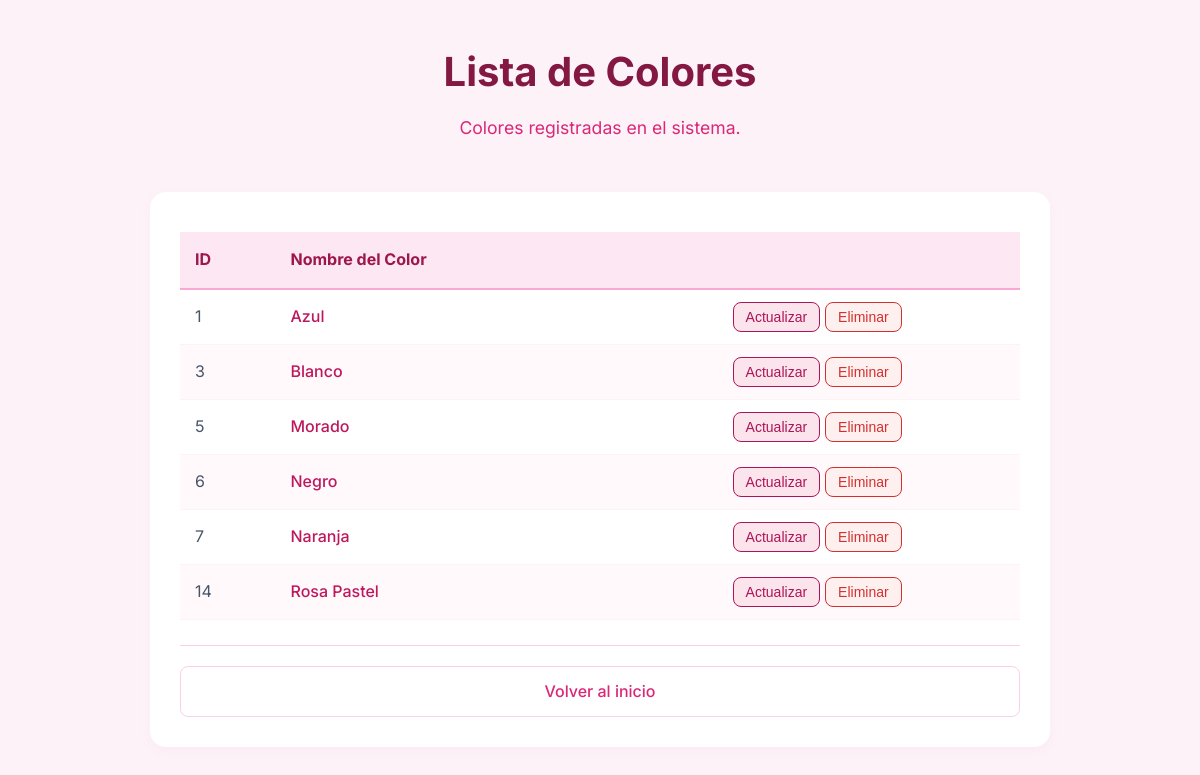
Page /controlador/consultarColor.php on the committed database.
### tables this page shows
CREATE TABLE `color` (
  `id_color` int NOT NULL,
  `nombre` varchar(30) DEFAULT NULL
);

### controlador/consultarColor.php (called while the page is built, shortened)
<?php
$database = new Conexion();
$db = $database->conectar();
$sql = "SELECT * FROM color";
$stmt = $db->prepare($sql);
$stmt->execute();
$resultados = $stmt->fetchAll(PDO::FETCH_ASSOC);
require_once "../vista/resultadoColor.php";
?>

### vista/resultadoColor.php (the view, shortened to what this page needs)
<!DOCTYPE html>
<html lang="es">
<head>
    <link rel="stylesheet" href="../estilos.css">
</head>
<body>
    <header>
        <h1>Lista de Colores</h1>
        <p>Colores registradas en el sistema.</p>
    </header>
    <main>
        <section class="tarjeta-resultado">
            <?php if (count($resultados) > 0): ?>
                <div class="contenedor-tabla">
                    <table class="tabla-rosita">
                        <thead>
                            <tr>
                                <th>ID</th>
                                <th>Nombre del Color</th>
                                <th> </th>
                            </tr>
                        </thead>
                        <tbody>
                            <?php foreach ($resultados as $fila): ?>
                                <tr>
                                    <td><?php echo $fila['id_color']; ?></td>
                                    <td style="font-weight: 500; color: #be185d;">
                                        <?php echo $fila['nombre']; ?>
                                    </td>
                                    <td>
                                        <div class="button-group" style="display: flex; gap: 5px;">
                                            <form action="../vista/editarColor.php" method="GET">
                                                <button type="submit" class="btn btn-update">Actualizar</button>
                                            </form>
                                            <form class="form-eliminar">
                                                <button type="button" class="btn btn-delete" onclick="eliminarRegistro(this)">Eliminar</button>
                                            </form>
                                        </div>
                                    </td>
                                </tr>
                            <?php endforeach; ?>
                        </tbody>
                    </table>
                </div>
            <?php else: ?>
                <div class="mensaje-vacio">
                    <p>No se encontraron colores registrados.</p>
                </div>
            <?php endif; ?>
            <div class="contenedor-volver">
                <a href="../index.php" class="btn-volver">Volver al inicio</a>
            </div>
        </section>
    </main>
</body>
</html>

### estilos.css (style rules this page uses)
* { margin: 0; padding: 0; box-sizing: border-box; }
body { font-family: 'Inter', system-ui, sans-serif; background-color: #fdf2f8; color: #475569; line-height: 1.6; padding: 40px 20px; }
header { text-align: center; margin-bottom: 50px; }
header h1 { color: #831843; font-size: 2.5rem; font-weight: 700; margin-bottom: 10px; }
header p { color: #db2777; font-size: 1.1rem; }
main { display: grid; grid-template-columns: repeat(auto-fit, minmax(300px, 1fr)); gap: 30px; max-width: 1100px; margin: 0 auto; }
section { background-color: #ffffff; padding: 30px; border-radius: 16px; box-shadow: 0 4px 6px -1px rgba(252, 231, 243, 0.5), 0 2px 4px -1px rgba(252, 231, 243, 0.3); transition: transform 0.3s ease, box-shadow 0.3s ease; }
a { display: block; text-align: center; text-decoration: none; padding: 12px 20px; background-color: #fce7f3; color: #be185d; border-radius: 8px; font-weight: 500; transition: all 0.2s ease; }
form { display: flex; flex-direction: column; gap: 25px; }
.contenedor-volver { margin-top: 25px; border-top: 1px solid #fbcfe8; padding-top: 20px; }
.btn-volver { background-color: transparent; color: #db2777; border: 1px solid #fbcfe8; }
.tarjeta-resultado { max-width: 900px; margin: 0 auto; width: 100%; }
.contenedor-tabla { overflow-x: auto; margin-bottom: 20px; }
.tabla-rosita { width: 100%; border-collapse: collapse; margin-top: 10px; background-color: white; }
.tabla-rosita th { background-color: #fce7f3; color: #9d174d; padding: 15px; text-align: left; font-weight: 700; border-bottom: 2px solid #f9a8d4; }
.tabla-rosita td { padding: 12px 15px; border-bottom: 1px solid #fdf2f8; color: #475569; }
.tabla-rosita tbody tr:nth-child(even) { background-color: #fff9fc; }
.button-group { display: flex; gap: 8px; justify-content: center; }
.btn { padding: 6px 12px; border: none; border-radius: 8px; cursor: pointer; font-size: 14px; font-weight: 500; transition: background 0.3s ease; }
.btn-update { background-color: #fce4ec; color: #ad1457; border: 1px solid #ad1457; }
.btn-delete { background-color: #fff0f0; color: #d32f2f; border: 1px solid #d32f2f; }

### rows in the picture
color: id_color "1", nombre "Azul"
color: id_color "3", nombre "Blanco"
color: id_color "5", nombre "Morado"
color: id_color "6", nombre "Negro"
color: id_color "7", nombre "Naranja"
color: id_color "14", nombre "Rosa Pastel"
